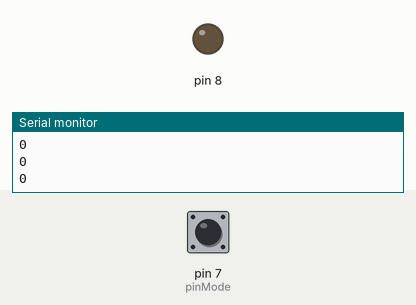
This sketch was run on a simulated Arduino Uno, built with avr-gcc and run on an emulated ATmega328P. Parts: output pins drawn as LEDs (lit = HIGH), the last lines printed to the serial monitor. The test bench sets the inputs (shaded band); at power-on: pin 7 (pinMode) LOW.

Above: at 1.2 s.
1.3 s: pin 7 (pinMode) pulled HIGH for 0.15 s
At 1.4 s:
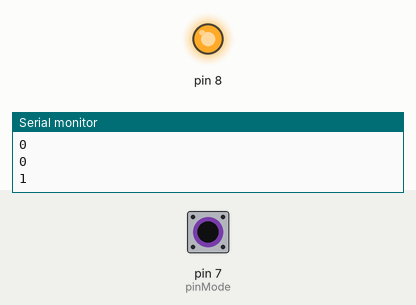
3.0 s: pin 7 (pinMode) pulled HIGH for 3.2 s
At 6.9 s:
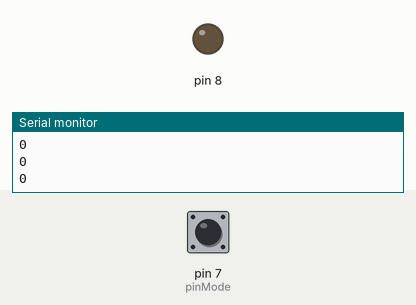
Timing chart, 0 to 8.4 s (numbered marks = the images above; inputs shaded):
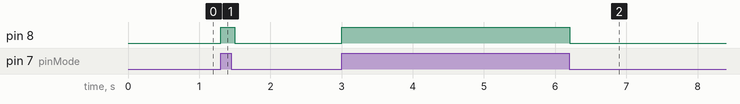

The sketch:

siatema_de_alarma_pir.ino
```cpp
//DECLARACION DE VARIABLES
bool estado;
void setup() {
pinMode(7,INPUT);//pinMode(pin,estado);estado=entrada(sensores) o salida(actuadores)
pinMode(8,OUTPUT);
Serial.begin(9600);//comunicacion Serial (UART=RECEPTOR,TRANSMISOR, ASINCRONO, UNIVERSAL)
}

void loop() {
estado=digitalRead(7);//digitalRead(pin); si hay voltaje envia un 1
digitalWrite(8,estado);//digitalWrite(pin,valor);0=nada,1=5v
Serial.println(estado);//imprime el valor de estado
delay(100);//da una pausa de 100 milisegundos
}
```

Measured:
- after the input at 1.3 s, pin 8: LOW → HIGH at once, → LOW 0.20 s later
- after the input at 3.0 s, pin 8: LOW → HIGH at once, → LOW 3.2 s later
